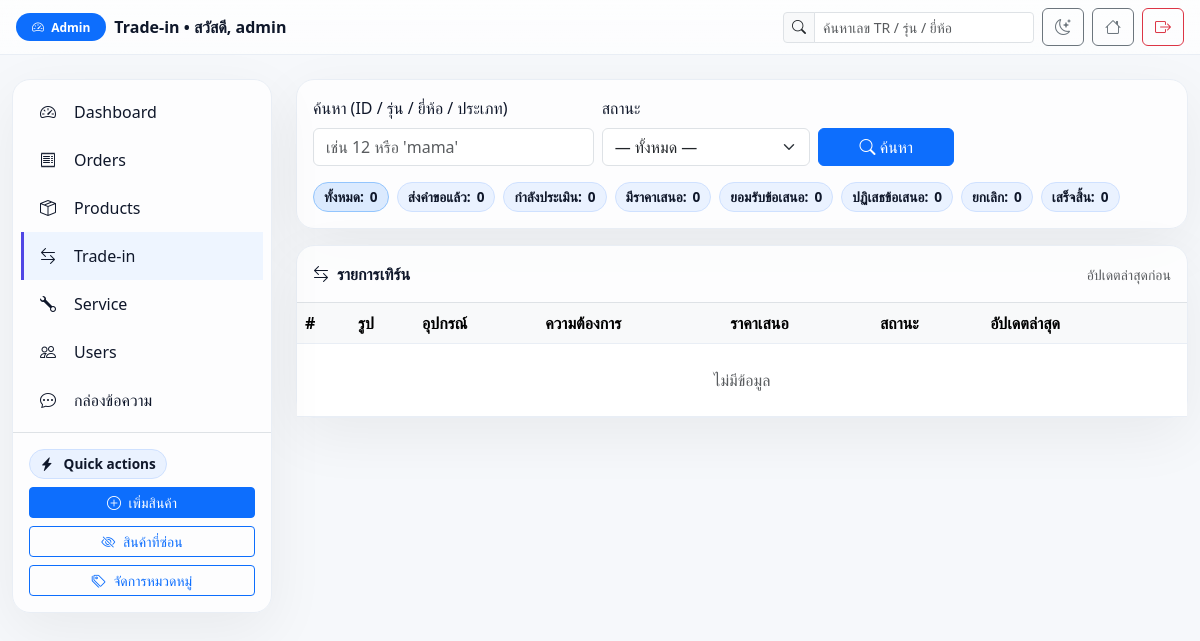
The app's page /Home/admin/tradein_requests.php (signed in), older data.
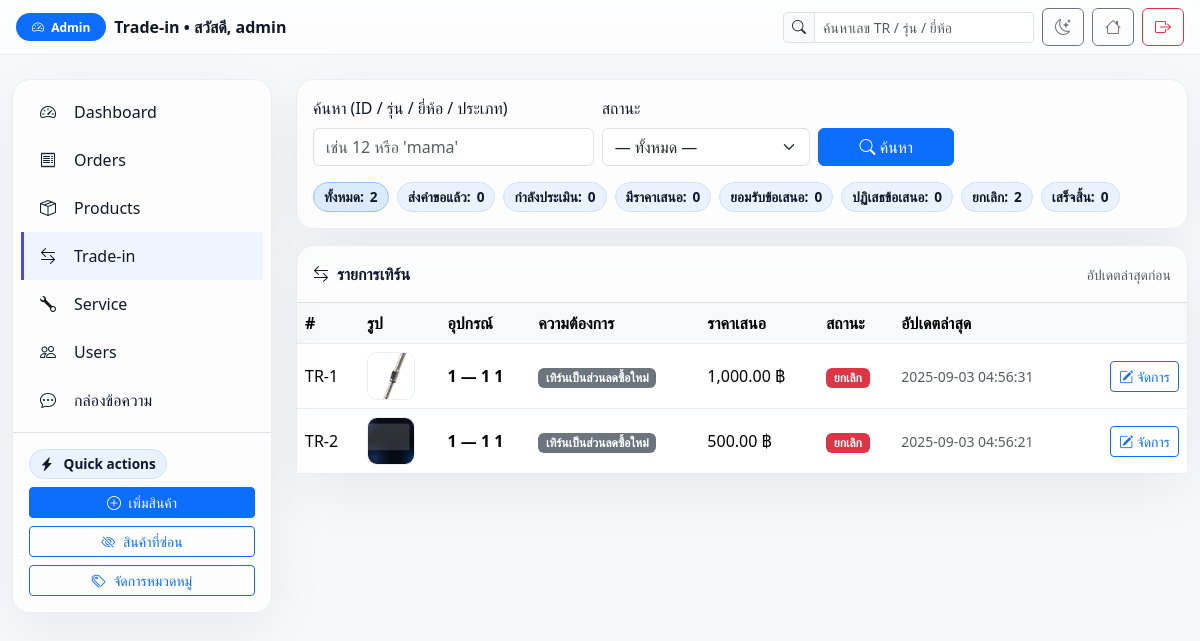
The same page, newer data.
### tables this page shows
CREATE TABLE `users` (
  `id` bigint(20) UNSIGNED NOT NULL,
  `username` varchar(100) NOT NULL,
  `email` varchar(255) NOT NULL,
  `google_id` varchar(64) DEFAULT NULL,
  `provider` enum('local','google') NOT NULL DEFAULT 'local',
  `password_hash` varchar(255) DEFAULT NULL,
  `role` enum('user','admin') DEFAULT 'user',
  `phone` varchar(30) DEFAULT NULL,
  `address` text DEFAULT NULL,
  `profile_pic` varchar(255) DEFAULT NULL,
  `is_active` tinyint(1) NOT NULL DEFAULT 1,
  `created_at` timestamp NOT NULL DEFAULT current_timestamp(),
  `updated_at` timestamp NULL DEFAULT NULL ON UPDATE current_timestamp(),
  `full_name` varchar(150) DEFAULT NULL,
  `avatar` varchar(255) DEFAULT NULL,
  `address_line1` varchar(255) DEFAULT NULL,
  `address_line2` varchar(255) DEFAULT NULL,
  `district` varchar(120) DEFAULT NULL,
  `province` varchar(120) DEFAULT NULL,
  `postcode` varchar(12) DEFAULT NULL
);

CREATE TABLE `tradein_requests` (
  `id` bigint(20) UNSIGNED NOT NULL,
  `user_id` bigint(20) UNSIGNED NOT NULL,
  `device_type` varchar(100) DEFAULT NULL,
  `brand` varchar(100) DEFAULT NULL,
  `model` varchar(100) DEFAULT NULL,
  `device_condition` enum('working','no_power','broken_part') DEFAULT 'working',
  `need` enum('buy_new','discount') DEFAULT 'buy_new',
  `image_path` varchar(255) DEFAULT NULL,
  `status` enum('submitted','review','offered','accepted','rejected','cancelled') DEFAULT 'submitted',
  `scheduled_at` datetime DEFAULT NULL,
  `schedule_status` enum('none','proposed','confirmed') NOT NULL DEFAULT 'none',
  `offer_price` decimal(10,2) DEFAULT NULL,
  `selected_product_id` bigint(20) UNSIGNED DEFAULT NULL,
  `order_id` bigint(20) UNSIGNED DEFAULT NULL,
  `created_at` timestamp NOT NULL DEFAULT current_timestamp(),
  `updated_at` timestamp NULL DEFAULT NULL ON UPDATE current_timestamp()
);

### Home/admin/tradein_requests.php (the view, shortened to what this page needs)
<?php
require __DIR__ . '/../includes/db.php';
$admin_name = 'admin';
if (!empty($_SESSION['user_id'])) {
  if ($st = $conn->prepare("SELECT username FROM users WHERE id=? LIMIT 1")){
    $st->bind_param('i', $_SESSION['user_id']);
    $st->execute();
    $admin_name = $st->get_result()->fetch_assoc()['username'] ?? 'admin';
  }
}
function h($s){ return htmlspecialchars($s??'',ENT_QUOTES,'UTF-8'); }
function imgsrc($v){
  $v = trim((string)$v);
  return (strpos($v,'/')!==false) ? '../'.$v : '../assets/img/'.$v;
}
$statusMap = [
  'submitted'=>'ส่งคำขอแล้ว','reviewing'=>'กำลังประเมิน','offered'=>'มีราคาเสนอ',
  'accepted'=>'ยอมรับข้อเสนอ','rejected'=>'ปฏิเสธข้อเสนอ',
  'cancelled'=>'ยกเลิก','completed'=>'เสร็จสิ้น'
];
$statusBadge = [
  'submitted'=>'secondary','reviewing'=>'info',
  'offered'=>'primary','accepted'=>'success',
  'rejected'=>'danger','cancelled'=>'danger','completed'=>'success'
];
$needMap = [
  'buy_new' => 'เทิร์นเป็นส่วนลดซื้อใหม่',
  'cash'    => 'ขายรับเงินสด'
];
$q            = trim($_GET['q'] ?? '');
$statusFilter = trim($_GET['status'] ?? '');
$where  = " WHERE 1=1 ";
$sql = "
  SELECT tr.*,
         /* ถ้ามี image_path ใช้เลย ไม่งั้นลองหยิบรูปปกจาก tradein_images */
         COALESCE(NULLIF(tr.image_path,''), CONCAT('assets/img/',(
            SELECT ti.filename FROM tradein_images ti
            WHERE ti.request_id=tr.id AND ti.is_cover=1 LIMIT 1
         ))) AS cover_path
  FROM tradein_requests tr
  $where
  ORDER BY tr.updated_at DESC, tr.id DESC
  LIMIT 200
";
$rows=[];
if ($stmt = $conn->prepare($sql)){
  $stmt->execute();
  $rows = $stmt->get_result()->fetch_all(MYSQLI_ASSOC);
}
$counts = array_fill_keys(array_keys($statusMap), 0);
$res = $conn->query("SELECT status, COUNT(*) c FROM tradein_requests GROUP BY status");
if($res){ while($r=$res->fetch_assoc()){ $counts[$r['status']] = (int)$r['c']; } }
$totalAll = array_sum($counts);
?>
<!doctype html>
<html lang="th">
<head>
<link href="https://cdn.jsdelivr.net/npm/bootstrap@5.3.2/dist/css/bootstrap.min.css" rel="stylesheet">
<link href="https://cdn.jsdelivr.net/npm/bootstrap-icons/font/bootstrap-icons.css" rel="stylesheet">
</head>
<body>
<nav class="navbar topbar sticky-top py-2">
  <div class="container-fluid px-3">
    <div class="d-flex align-items-center gap-2">
      <span class="badge bg-primary rounded-pill px-3 py-2"><i class="bi bi-speedometer2 me-1"></i> Admin</span>
      <span class="fw-semibold d-none d-md-inline">Trade-in • สวัสดี, <?= h($admin_name) ?></span>
    </div>
    <div class="d-flex align-items-center gap-2">
      <form class="d-none d-md-flex" role="search" action="tradein_requests.php" method="get">
        <div class="input-group input-group-sm">
          <span class="input-group-text"><i class="bi bi-search"></i></span>
          <input name="q" type="search" class="form-control" placeholder="ค้นหาเลข TR / รุ่น / ยี่ห้อ" value="<?= h($q) ?>">
        </div>
      </form>
      <button class="btn btn-outline-secondary" id="themeToggle" title="สลับโหมด">
        <i class="bi bi-moon-stars"></i>
      </button>
      <a class="btn btn-outline-secondary" href="../index.php"><i class="bi bi-house"></i></a>
      <a class="btn btn-outline-danger" href="../logout.php"><i class="bi bi-box-arrow-right"></i></a>
    </div>
  </div>
</nav>
<div class="container-fluid my-4 app">
  <aside class="sidebar">
    <div class="p-2">
      <a class="side-a" href="dashboard.php"><i class="bi bi-speedometer2 me-2"></i> Dashboard</a>
      <a class="side-a" href="orders.php"><i class="bi bi-receipt me-2"></i> Orders</a>
      <a class="side-a" href="products.php"><i class="bi bi-box-seam me-2"></i> Products</a>
      <a class="side-a active" href="tradein_requests.php"><i class="bi bi-arrow-left-right me-2"></i> Trade-in</a>
      <a class="side-a" href="service_tickets.php"><i class="bi bi-wrench me-2"></i> Service</a>
      <a class="side-a" href="users.php"><i class="bi bi-people me-2"></i> Users</a>
      <a class="side-a" href="support.php"><i class="bi bi-chat-dots me-2"></i> กล่องข้อความ</a>
    </div>
    <div class="p-3 border-top">
      <div class="chip"><i class="bi bi-lightning-charge-fill me-1"></i> Quick actions</div>
      <div class="mt-2 d-grid gap-2">
        <a class="btn btn-sm btn-primary" href="product_add.php"><i class="bi bi-plus-circle me-1"></i> เพิ่มสินค้า</a>
        <a class="btn btn-sm btn-outline-primary" href="products.php?status=inactive"><i class="bi bi-eye-slash me-1"></i> สินค้าที่ซ่อน</a>
        <a class="btn btn-sm btn-outline-primary" href="categories.php"><i class="bi bi-tags me-1"></i> จัดการหมวดหมู่</a>
      </div>
    </div>
  </aside>
  <main class="d-flex flex-column gap-3">
        <div class="glass p-3">
        <form class="row g-2" action="tradein_requests.php" method="get">
            <div class="col-sm-6 col-lg-4">
            <label class="form-label">ค้นหา (ID / รุ่น / ยี่ห้อ / ประเภท)</label>
            <input class="form-control" name="q" value="<?=h($q)?>" placeholder="เช่น 12 หรือ 'mama'">
            </div>
            <div class="col-sm-4 col-lg-3">
            <label class="form-label">สถานะ</label>
            <select name="status" class="form-select" onchange="this.form.submit()">
                <option value="">— ทั้งหมด —</option>
            </select>
            </div>
            <div class="col-sm-2 col-lg-2 d-flex align-items-end">
            <button class="btn btn-primary w-100"><i class="bi bi-search"></i> ค้นหา</button>
            </div>
        </form>
        <div class="d-flex flex-wrap gap-2 mt-3 small">
            <?php
            $mk = function($params){
                return 'tradein_requests.php?'.http_build_query(array_filter([
                'q'=>$GLOBALS['q'] ?: null,
                'status'=>$params['status'] ?? null,
                ], fn($v)=>$v!==null));
            };
            ?>
            <a class="chip chip-link <?= $statusFilter===''?'active':'' ?>" href="<?= $mk(['status'=>null]) ?>">
            ทั้งหมด: <b><?= number_format($totalAll) ?></b>
            </a>
            <?php foreach($statusMap as $k=>$v): ?>
            <a class="chip chip-link <?= $statusFilter===$k?'active':'' ?>" href="<?= $mk(['status'=>$k]) ?>">
                <?= h($v) ?>: <b><?= number_format($counts[$k] ?? 0) ?></b>
            </a>
            <?php endforeach; ?>
        </div>
        </div>
    <div class="glass">
      <div class="d-flex align-items-center justify-content-between p-3 border-bottom">
        <div class="fw-bold"><i class="bi bi-arrow-left-right me-2"></i>รายการเทิร์น</div>
        <div class="text-muted small">อัปเดตล่าสุดก่อน</div>
      </div>
      <div class="table-responsive">
        <table class="table align-middle mb-0">
          <thead class="table-light">
            <tr>
              <th>#</th>
              <th>รูป</th>
              <th>อุปกรณ์</th>
              <th>ความต้องการ</th>
              <th>ราคาเสนอ</th>
              <th>สถานะ</th>
              <th>อัปเดตล่าสุด</th>
              <th></th>
            </tr>
          </thead>
          <tbody>
          <?php if(empty($rows)): ?>
            <tr><td colspan="8" class="text-center text-muted py-4">ไม่มีข้อมูล</td></tr>
          <?php else: foreach($rows as $r):
            $thumb = imgsrc($r['cover_path'] ?: $r['image_path']);
          ?>
            <tr id="row-<?= (int)$r['id'] ?>">
              <td>TR-<?= (int)$r['id'] ?></td>
              <td><img src="<?=h($thumb)?>" class="thumb" alt=""></td>
              <td class="fw-semibold"><?=h($r['device_type'])?> — <?=h($r['brand'])?> <?=h($r['model'])?></td>
              <td>
                <span class="badge bg-secondary">
                  <?= h($needMap[$r['need']] ?? $r['need'] ?? '-') ?>
                </span>
              </td>
              <td><?= $r['offer_price']!==null ? number_format((float)$r['offer_price'],2).' ฿' : '-' ?></td>
              <td><span class="badge bg-<?= $statusBadge[$r['status']] ?? 'secondary' ?>"><?=h($statusMap[$r['status']] ?? $r['status'])?></span></td>
              <td class="text-muted small"><?=h($r['updated_at'])?></td>
              <td class="text-end">
                <a class="btn btn-sm btn-outline-primary" href="tradein_detail.php?id=<?= (int)$r['id'] ?>">
                  <i class="bi bi-pencil-square"></i> จัดการ
                </a>
              </td>
            </tr>
          <?php endforeach; endif; ?>
          </tbody>
        </table>
      </div>
    </div>
  </main>
</div>
</body>
</html>

### Home/admin/tradein_requests.php (style rules this page uses)
:root { --bg:#f6f8fb; --panel:#ffffffcc; --border:#e9eef5; --text:#0f172a; --muted:#64748b; --primary:#4f46e5; --card-shadow:0 18px 60px rgba(2,6,23,.06); }
body { background:var(--bg); color:var(--text); }
.topbar { backdrop-filter:blur(10px); -webkit-backdrop-filter:blur(10px); background:linear-gradient(180deg,#ffffffcc,#ffffffaa); border-bottom:1px solid var(--border); }
.app { display:grid; grid-template-columns:260px 1fr; gap:24px }
.sidebar { position:sticky; top:90px; border:1px solid var(--border); border-radius:18px; background:var(--panel); box-shadow:var(--card-shadow); overflow:hidden }
.side-a { display:flex; align-items:center; gap:10px; padding:12px 16px; text-decoration:none; color:inherit; border-left:3px solid transparent }
.side-a.active { background:#eef5ff; border-left-color:var(--primary) }
.glass { border:1px solid var(--border); background:var(--panel); border-radius:18px; box-shadow:var(--card-shadow) }
.chip { display:inline-flex; align-items:center; gap:6px; background:#eaf2ff; border:1px solid #cfe1ff; padding:4px 10px; border-radius:999px; font-weight:600; font-size:.85rem }
.table> :not(caption)>*>* { border-color:var(--border) }
.thumb { width:48px;height:48px;object-fit:cover;border-radius:10px;border:1px solid var(--border);background:#fff }
.chip-link { text-decoration:none; color:inherit; }
.chip.active { background:#dbeafe; border-color:#93c5fd; }

Row changes from the older to the newer data that the page shows:
added tradein_requests: id "1", shows a picture, device_type "1", brand "1", model "1", need "เทิร์นเป็นส่วนลดซื้อใหม่", offer_price "1,000.00", status "ยกเลิก", updated_at "2025-09-03 04:56:31"
added tradein_requests: id "2", shows a picture, device_type "1", brand "1", model "1", need "เทิร์นเป็นส่วนลดซื้อใหม่", offer_price "500.00", status "ยกเลิก", updated_at "2025-09-03 04:56:21"
Text that changed along with them:
$totalAll: "0" → "2"
new list line: "ยกเลิก : 2"
list line gone: "ยกเลิก : 0"
text no longer shown: "ไม่มีข้อมูล"
